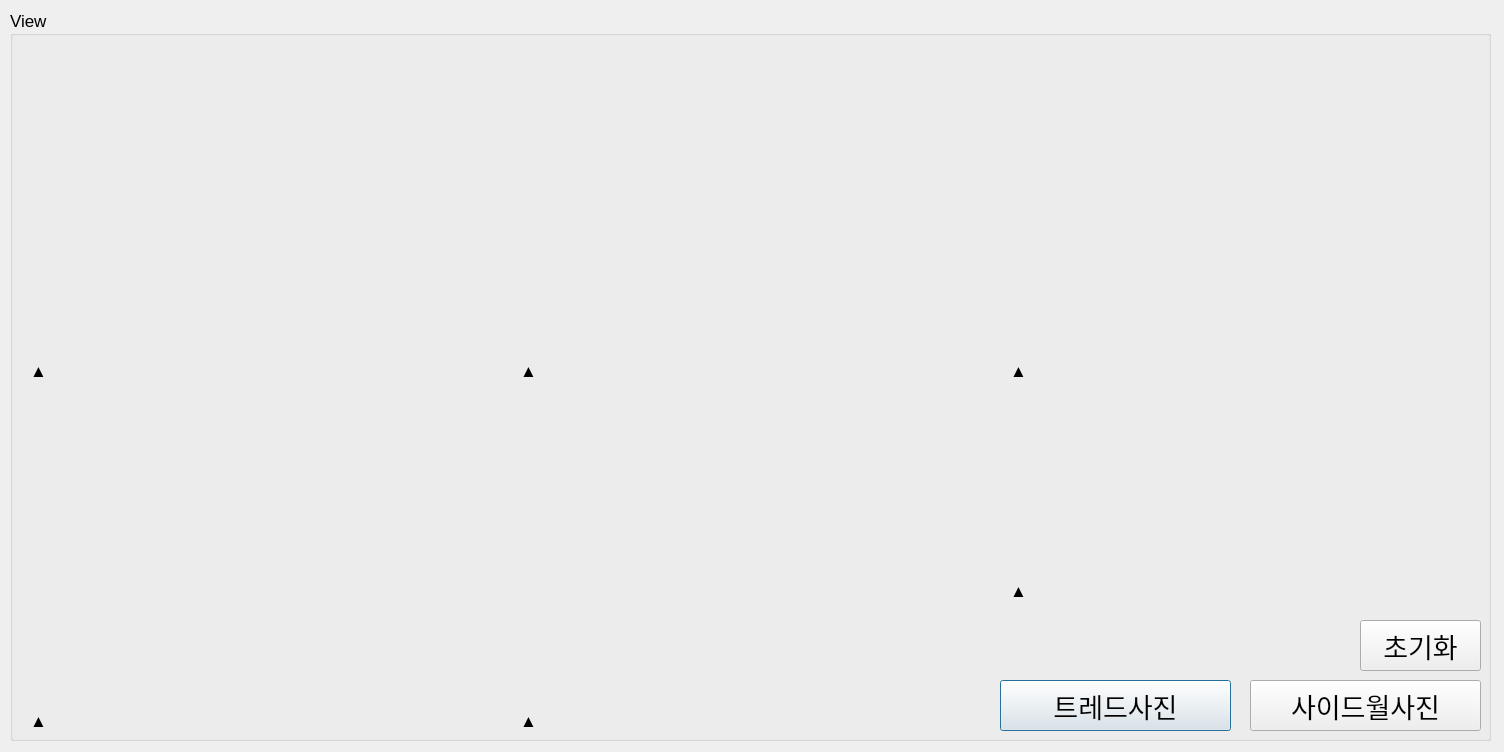
<?xml version="1.0" encoding="UTF-8"?>
<ui version="4.0">
 <class>Dialog</class>
 <widget class="QDialog" name="Dialog">
  <property name="geometry">
   <rect>
    <x>0</x>
    <y>0</y>
    <width>1504</width>
    <height>752</height>
   </rect>
  </property>
  <property name="windowTitle">
   <string>Dialog</string>
  </property>
  <property name="locale">
   <locale language="Korean" country="SouthKorea"/>
  </property>
  <widget class="QGroupBox" name="groupBox">
   <property name="geometry">
    <rect>
     <x>10</x>
     <y>10</y>
     <width>1481</width>
     <height>731</height>
    </rect>
   </property>
   <property name="font">
    <font>
     <pointsize>13</pointsize>
    </font>
   </property>
   <property name="title">
    <string>View</string>
   </property>
   <widget class="QWidget" name="widget_view_1" native="true">
    <property name="geometry">
     <rect>
      <x>9</x>
      <y>29</y>
      <width>480</width>
      <height>320</height>
     </rect>
    </property>
   </widget>
   <widget class="QWidget" name="widget_view_2" native="true">
    <property name="geometry">
     <rect>
      <x>500</x>
      <y>30</y>
      <width>480</width>
      <height>320</height>
     </rect>
    </property>
   </widget>
   <widget class="QWidget" name="widget_view_3" native="true">
    <property name="geometry">
     <rect>
      <x>500</x>
      <y>380</y>
      <width>480</width>
      <height>320</height>
     </rect>
    </property>
   </widget>
   <widget class="QLabel" name="lbl_tread">
    <property name="geometry">
     <rect>
      <x>40</x>
      <y>350</y>
      <width>451</width>
      <height>21</height>
     </rect>
    </property>
    <property name="font">
     <font>
      <pointsize>13</pointsize>
     </font>
    </property>
    <property name="text">
     <string/>
    </property>
   </widget>
   <widget class="QLabel" name="lbl_defect">
    <property name="geometry">
     <rect>
      <x>530</x>
      <y>350</y>
      <width>451</width>
      <height>21</height>
     </rect>
    </property>
    <property name="font">
     <font>
      <pointsize>13</pointsize>
     </font>
    </property>
    <property name="text">
     <string/>
    </property>
   </widget>
   <widget class="QLabel" name="lbl_dot">
    <property name="geometry">
     <rect>
      <x>530</x>
      <y>700</y>
      <width>451</width>
      <height>21</height>
     </rect>
    </property>
    <property name="font">
     <font>
      <pointsize>13</pointsize>
     </font>
    </property>
    <property name="text">
     <string/>
    </property>
   </widget>
   <widget class="QLabel" name="lbl_caution">
    <property name="geometry">
     <rect>
      <x>1250</x>
      <y>40</y>
      <width>211</width>
      <height>301</height>
     </rect>
    </property>
    <property name="font">
     <font>
      <pointsize>50</pointsize>
     </font>
    </property>
    <property name="text">
     <string/>
    </property>
    <property name="alignment">
     <set>Qt::AlignCenter</set>
    </property>
   </widget>
   <widget class="QLabel" name="lbl_safe">
    <property name="geometry">
     <rect>
      <x>1000</x>
      <y>40</y>
      <width>211</width>
      <height>301</height>
     </rect>
    </property>
    <property name="font">
     <font>
      <pointsize>50</pointsize>
     </font>
    </property>
    <property name="text">
     <string/>
    </property>
    <property name="alignment">
     <set>Qt::AlignCenter</set>
    </property>
   </widget>
   <widget class="QLabel" name="lbl_wear">
    <property name="geometry">
     <rect>
      <x>1020</x>
      <y>350</y>
      <width>441</width>
      <height>21</height>
     </rect>
    </property>
    <property name="font">
     <font>
      <pointsize>13</pointsize>
     </font>
    </property>
    <property name="text">
     <string/>
    </property>
   </widget>
   <widget class="QWidget" name="widget_view_4" native="true">
    <property name="geometry">
     <rect>
      <x>10</x>
      <y>380</y>
      <width>480</width>
      <height>320</height>
     </rect>
    </property>
   </widget>
   <widget class="QLabel" name="lbl_sidewall">
    <property name="geometry">
     <rect>
      <x>40</x>
      <y>700</y>
      <width>451</width>
      <height>21</height>
     </rect>
    </property>
    <property name="font">
     <font>
      <pointsize>13</pointsize>
     </font>
    </property>
    <property name="text">
     <string/>
    </property>
   </widget>
   <widget class="QPushButton" name="btn_tread">
    <property name="geometry">
     <rect>
      <x>990</x>
      <y>670</y>
      <width>231</width>
      <height>51</height>
     </rect>
    </property>
    <property name="font">
     <font>
      <pointsize>20</pointsize>
     </font>
    </property>
    <property name="locale">
     <locale language="Korean" country="SouthKorea"/>
    </property>
    <property name="text">
     <string>트레드사진</string>
    </property>
   </widget>
   <widget class="QPushButton" name="btn_sidewall">
    <property name="geometry">
     <rect>
      <x>1240</x>
      <y>670</y>
      <width>231</width>
      <height>51</height>
     </rect>
    </property>
    <property name="font">
     <font>
      <pointsize>20</pointsize>
     </font>
    </property>
    <property name="text">
     <string>사이드월사진</string>
    </property>
   </widget>
   <widget class="QPushButton" name="btn_reset">
    <property name="geometry">
     <rect>
      <x>1350</x>
      <y>610</y>
      <width>121</width>
      <height>51</height>
     </rect>
    </property>
    <property name="font">
     <font>
      <pointsize>20</pointsize>
     </font>
    </property>
    <property name="text">
     <string>초기화</string>
    </property>
   </widget>
   <widget class="QLabel" name="lbl_arrow_1">
    <property name="geometry">
     <rect>
      <x>20</x>
      <y>350</y>
      <width>16</width>
      <height>21</height>
     </rect>
    </property>
    <property name="font">
     <font>
      <pointsize>13</pointsize>
     </font>
    </property>
    <property name="text">
     <string>▲</string>
    </property>
   </widget>
   <widget class="QLabel" name="lbl_arrow_2">
    <property name="geometry">
     <rect>
      <x>510</x>
      <y>350</y>
      <width>16</width>
      <height>21</height>
     </rect>
    </property>
    <property name="font">
     <font>
      <pointsize>13</pointsize>
     </font>
    </property>
    <property name="text">
     <string>▲</string>
    </property>
   </widget>
   <widget class="QLabel" name="lbl_arrow_3">
    <property name="geometry">
     <rect>
      <x>20</x>
      <y>700</y>
      <width>16</width>
      <height>21</height>
     </rect>
    </property>
    <property name="font">
     <font>
      <pointsize>13</pointsize>
     </font>
    </property>
    <property name="text">
     <string>▲</string>
    </property>
   </widget>
   <widget class="QLabel" name="lbl_arrow_4">
    <property name="geometry">
     <rect>
      <x>510</x>
      <y>700</y>
      <width>16</width>
      <height>21</height>
     </rect>
    </property>
    <property name="font">
     <font>
      <pointsize>13</pointsize>
     </font>
    </property>
    <property name="text">
     <string>▲</string>
    </property>
   </widget>
   <widget class="QLabel" name="lbl_arrow_5">
    <property name="geometry">
     <rect>
      <x>1000</x>
      <y>350</y>
      <width>16</width>
      <height>21</height>
     </rect>
    </property>
    <property name="font">
     <font>
      <pointsize>13</pointsize>
     </font>
    </property>
    <property name="text">
     <string>▲</string>
    </property>
   </widget>
   <widget class="QWidget" name="widget_view_5" native="true">
    <property name="geometry">
     <rect>
      <x>990</x>
      <y>380</y>
      <width>480</width>
      <height>191</height>
     </rect>
    </property>
   </widget>
   <widget class="QLabel" name="lbl_text">
    <property name="geometry">
     <rect>
      <x>1020</x>
      <y>570</y>
      <width>451</width>
      <height>21</height>
     </rect>
    </property>
    <property name="font">
     <font>
      <pointsize>13</pointsize>
     </font>
    </property>
    <property name="text">
     <string/>
    </property>
   </widget>
   <widget class="QLabel" name="lbl_arrow_6">
    <property name="geometry">
     <rect>
      <x>1000</x>
      <y>570</y>
      <width>16</width>
      <height>21</height>
     </rect>
    </property>
    <property name="font">
     <font>
      <pointsize>13</pointsize>
     </font>
    </property>
    <property name="text">
     <string>▲</string>
    </property>
   </widget>
  </widget>
 </widget>
 <resources/>
 <connections/>
</ui>
